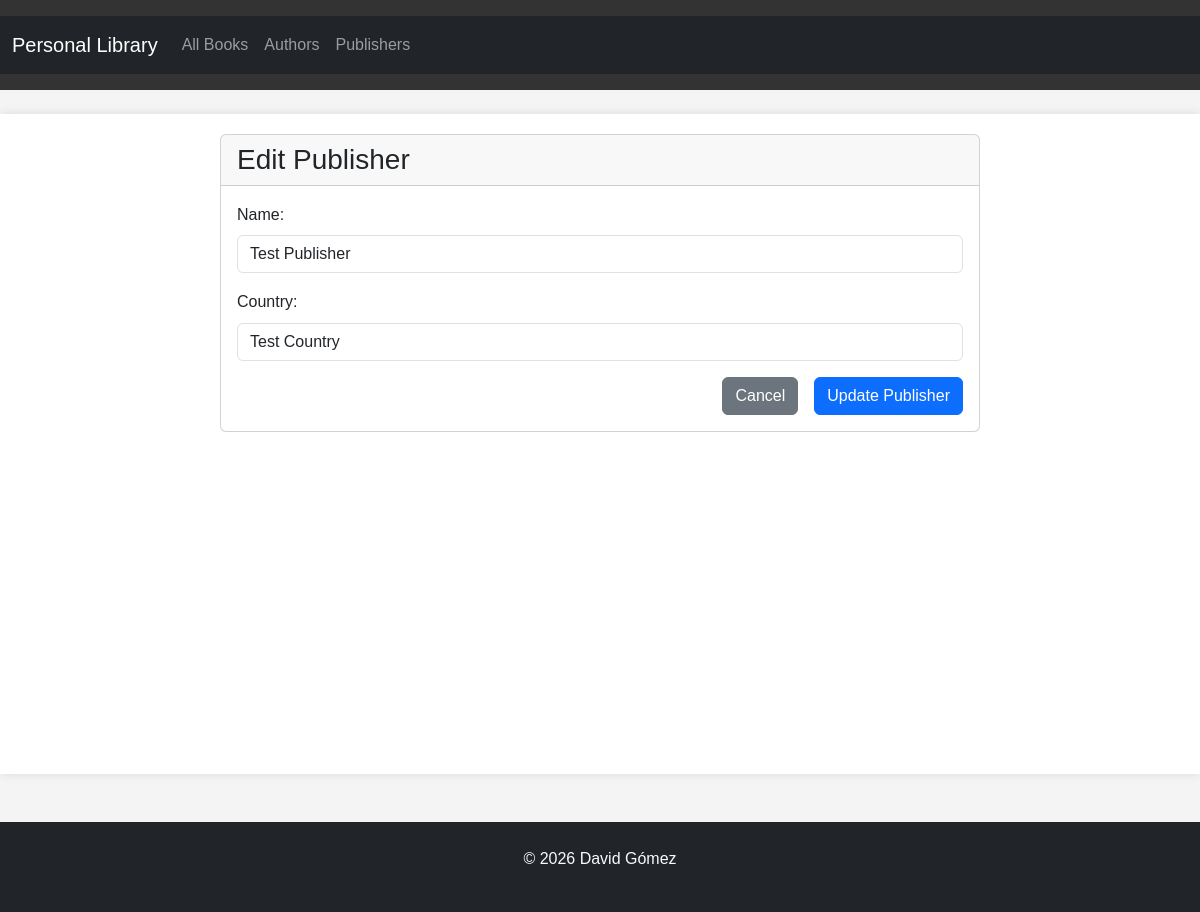
The page /publishers/edit/1/ on the database as committed earlier.
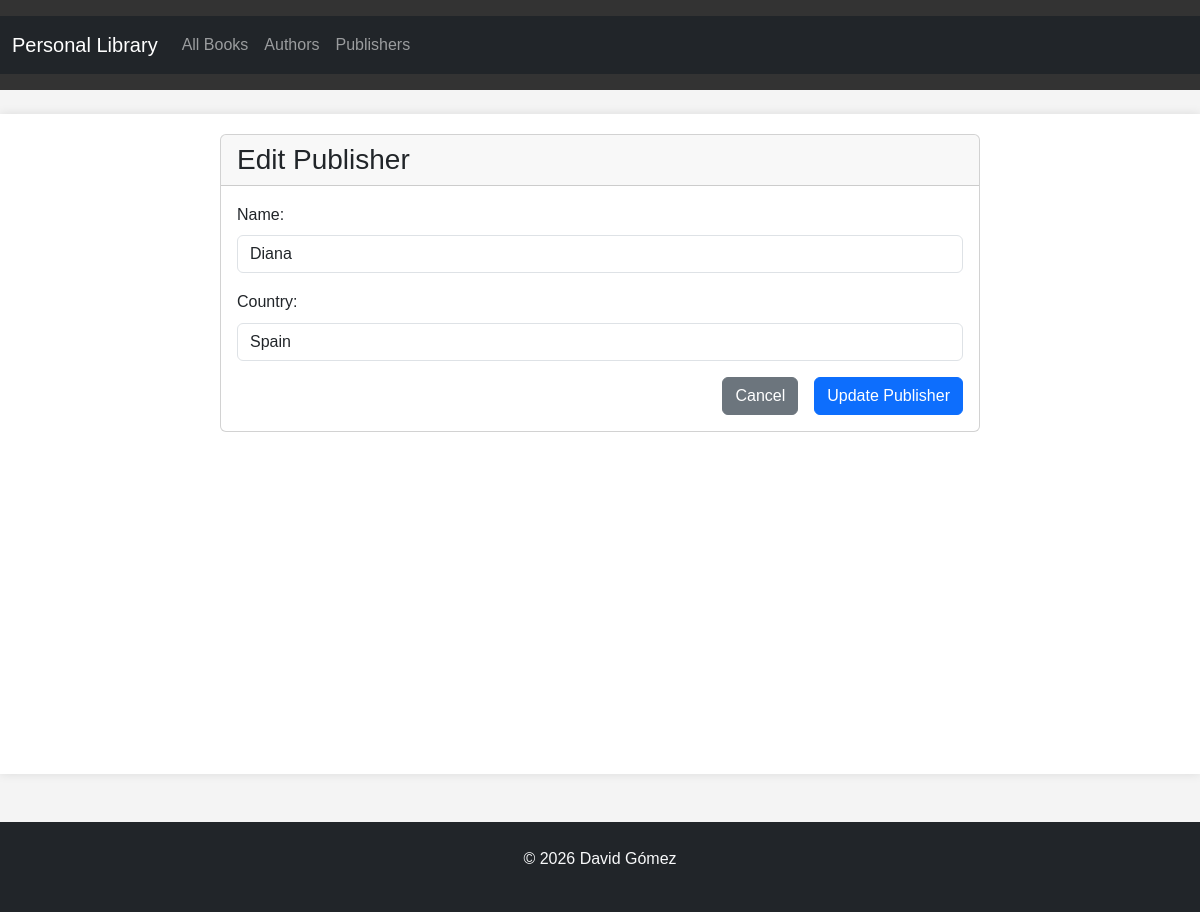
The same page on the database as committed later.
### core/models.py (models this page shows, shortened)
class Publisher(models.Model):
    name = models.CharField(max_length=200)
    country = models.CharField(max_length=100, blank=True, null=True)

### core/_views/publishers.py (the view, shortened to what this page needs)
# urls.py: path("publishers/edit/<int:publisher_id>/", publisher_views.publisher_edit, name="publisher_edit"),
def publisher_edit(request, publisher_id=None):
    if publisher_id:
        publisher = get_object_or_404(Publisher, id=publisher_id)
        is_new = False
    else:
        publisher = None
        is_new = True
    context = {
        'publisher': publisher,
        'is_new': is_new
    }
    return render(request, 'core/publisher_edit.html', context)

### core/templates/core/publisher_edit.html (shortened to what this page needs)
{% extends 'core/base.html' %}
{% block content %}
<div class="container">
    <div class="row justify-content-center">
        <div class="col-md-8">
            <div class="card">
                <div class="card-header">
                    <h1 class="h3 mb-0">{% if is_new %}Add New Publisher{% else %}Edit Publisher{% endif %}</h1>
                </div>
                <div class="card-body">
                    <form method="post">
                        <div class="mb-3">
                            <label for="name" class="form-label">Name:</label>
                            <input type="text" id="name" name="name" value="{{ publisher.name|default:'' }}" required class="form-control">
                        </div>
                        <div class="mb-3">
                            <label for="country" class="form-label">Country:</label>
                            <input type="text" id="country" name="country" value="{{ publisher.country|default:'' }}" class="form-control">
                        </div>
                        <div class="d-grid gap-2 d-md-flex justify-content-md-end">
                            <a href="{% if is_new %}/publishers/{% else %}/publishers/{{ publisher.id }}/{% endif %}" class="btn btn-secondary me-md-2">Cancel</a>
                            <button type="submit" class="btn btn-primary">{% if is_new %}Create Publisher{% else %}Update Publisher{% endif %}</button>
                        </div>
                    </form>
                </div>
            </div>
        </div>
    </div>
</div>
{% endblock %}

Rows that differ between the two databases and show on the page:
changed Publisher: name "Test Publisher" → "Diana"; country "Test Country" → "Spain"
